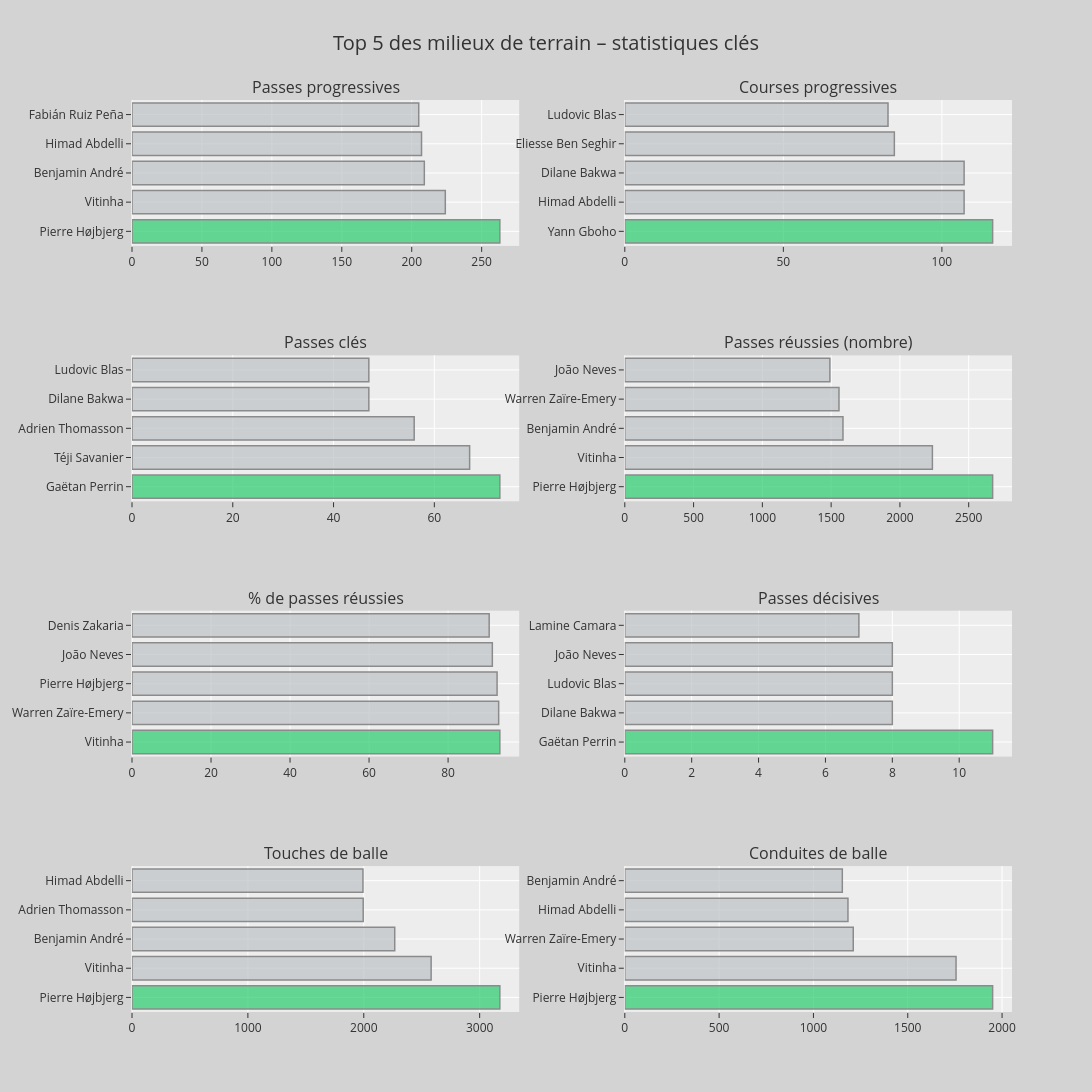

Notebook source saved alongside this figure:
### Code cell
from plotly.subplots import make_subplots
import plotly.graph_objects as go

# Milieux avec au moins 17 apparitions en Ligue 1
midfielders = ligue1[(ligue1['Pos']=='Midfielder') & (ligue1['MP']>=17)]

# Statistiques et titres en français
stats = [
    'PrgP', 'PrgC', 'KP', 'Cmp',
    'Cmp%', 'Ast_stats_passing',
    'Touches', 'Carries'
]
titles = [
    'Passes progressives',
    'Courses progressives',
    'Passes clés',
    'Passes réussies (nombre)',
    '% de passes réussies',
    'Passes décisives',
    'Touches de balle',
    'Conduites de balle'
]

# Création de la figure 4×2
fig = make_subplots(
    rows=4, cols=2,
    subplot_titles=titles,
    horizontal_spacing=0.12,
    vertical_spacing=0.12
)

# Ajout des barres horizontales top 5
for i, stat in enumerate(stats):
    top5 = midfielders.nlargest(5, stat)
    r, c = i//2 + 1, i%2 + 1
    colors = [
        'rgba(46,204,113,0.8)' if v==top5[stat].max() else 'rgba(189,195,199,0.8)'
        for v in top5[stat]
    ]
    fig.add_trace(
        go.Bar(
            y=top5['Player'],
            x=top5[stat],
            orientation='h',
            hovertext=top5['Squad'],
            marker=dict(color=colors, line=dict(color='gray', width=1.5)),
            opacity=0.9
        ),
        row=r, col=c
    )

# Mise en page finale
fig.update_layout(
    title_text="Top 5 des milieux de terrain – statistiques clés",
    title_x=0.5,
    titlefont=dict(size=20),
    showlegend=False,
    width=1300,
    height=1400,
    template='ggplot2',
    paper_bgcolor='lightgray'
)

fig.show()

### Figure 1 — Plotly figure (JSON) as saved in the notebook; plotly's stock layout.template omitted (floating-point values rounded to 4 significant figures)
{"data": [{"hovertext": ["Marseille", "Paris S-G", "Lille", "Angers", "Paris S-G"], "marker": {"color": ["rgba(46,204,113,0.8)", "rgba(189,195,199,0.8)", "rgba(189,195,199,0.8)", "rgba(189,195,199,0.8)", "rgba(189,195,199,0.8)"], "line": {"color": "gray", "width": 1.5}}, "opacity": 0.9, "orientation": "h", "type": "bar", "x": [263, 224, 209, 207, 205], "xaxis": "x", "y": ["Pierre Højbjerg", "Vitinha", "Benjamin André", "Himad Abdelli", "Fabián Ruiz Peña"], "yaxis": "y"}, {"hovertext": ["Toulouse", "Angers", "Strasbourg", "Monaco", "Rennes"], "marker": {"color": ["rgba(46,204,113,0.8)", "rgba(189,195,199,0.8)", "rgba(189,195,199,0.8)", "rgba(189,195,199,0.8)", "rgba(189,195,199,0.8)"], "line": {"color": "gray", "width": 1.5}}, "opacity": 0.9, "orientation": "h", "type": "bar", "x": [116, 107, 107, 85, 83], "xaxis": "x2", "y": ["Yann Gboho", "Himad Abdelli", "Dilane Bakwa", "Eliesse Ben Seghir", "Ludovic Blas"], "yaxis": "y2"}, {"hovertext": ["Auxerre", "Montpellier", "Lens", "Strasbourg", "Rennes"], "marker": {"color": ["rgba(46,204,113,0.8)", "rgba(189,195,199,0.8)", "rgba(189,195,199,0.8)", "rgba(189,195,199,0.8)", "rgba(189,195,199,0.8)"], "line": {"color": "gray", "width": 1.5}}, "opacity": 0.9, "orientation": "h", "type": "bar", "x": [73, 67, 56, 47, 47], "xaxis": "x3", "y": ["Gaëtan Perrin", "Téji Savanier", "Adrien Thomasson", "Dilane Bakwa", "Ludovic Blas"], "yaxis": "y3"}, {"hovertext": ["Marseille", "Paris S-G", "Lille", "Paris S-G", "Paris S-G"], "marker": {"color": ["rgba(46,204,113,0.8)", "rgba(189,195,199,0.8)", "rgba(189,195,199,0.8)", "rgba(189,195,199,0.8)", "rgba(189,195,199,0.8)"], "line": {"color": "gray", "width": 1.5}}, "opacity": 0.9, "orientation": "h", "type": "bar", "x": [2674, 2236, 1586, 1557, 1491], "xaxis": "x4", "y": ["Pierre Højbjerg", "Vitinha", "Benjamin André", "Warren Zaïre-Emery", "João Neves"], "yaxis": "y4"}, {"hovertext": ["Paris S-G", "Paris S-G", "Marseille", "Paris S-G", "Monaco"], "marker": {"color": ["rgba(46,204,113,0.8)", "rgba(189,195,199,0.8)", "rgba(189,195,199,0.8)", "rgba(189,195,199,0.8)", "rgba(189,195,199,0.8)"], "line": {"color": "gray", "width": 1.5}}, "opacity": 0.9, "orientation": "h", "type": "bar", "x": [93.1, 92.8, 92.4, 91.2, 90.4], "xaxis": "x5", "y": ["Vitinha", "Warren Zaïre-Emery", "Pierre Højbjerg", "João Neves", "Denis Zakaria"], "yaxis": "y5"}, {"hovertext": ["Auxerre", "Strasbourg", "Rennes", "Paris S-G", "Monaco"], "marker": {"color": ["rgba(46,204,113,0.8)", "rgba(189,195,199,0.8)", "rgba(189,195,199,0.8)", "rgba(189,195,199,0.8)", "rgba(189,195,199,0.8)"], "line": {"color": "gray", "width": 1.5}}, "opacity": 0.9, "orientation": "h", "type": "bar", "x": [11, 8, 8, 8, 7], "xaxis": "x6", "y": ["Gaëtan Perrin", "Dilane Bakwa", "Ludovic Blas", "João Neves", "Lamine Camara"], "yaxis": "y6"}, {"hovertext": ["Marseille", "Paris S-G", "Lille", "Lens", "Angers"], "marker": {"color": ["rgba(46,204,113,0.8)", "rgba(189,195,199,0.8)", "rgba(189,195,199,0.8)", "rgba(189,195,199,0.8)", "rgba(189,195,199,0.8)"], "line": {"color": "gray", "width": 1.5}}, "opacity": 0.9, "orientation": "h", "type": "bar", "x": [3174, 2581, 2267, 1995, 1993], "xaxis": "x7", "y": ["Pierre Højbjerg", "Vitinha", "Benjamin André", "Adrien Thomasson", "Himad Abdelli"], "yaxis": "y7"}, {"hovertext": ["Marseille", "Paris S-G", "Paris S-G", "Angers", "Lille"], "marker": {"color": ["rgba(46,204,113,0.8)", "rgba(189,195,199,0.8)", "rgba(189,195,199,0.8)", "rgba(189,195,199,0.8)", "rgba(189,195,199,0.8)"], "line": {"color": "gray", "width": 1.5}}, "opacity": 0.9, "orientation": "h", "type": "bar", "x": [1950, 1756, 1211, 1183, 1153], "xaxis": "x8", "y": ["Pierre Højbjerg", "Vitinha", "Warren Zaïre-Emery", "Himad Abdelli", "Benjamin André"], "yaxis": "y8"}], "layout": {"annotations": [{"font": {"size": 16}, "showarrow": false, "text": "Passes progressives", "x": 0.22, "xanchor": "center", "xref": "paper", "y": 1, "yanchor": "bottom", "yref": "paper"}, {"font": {"size": 16}, "showarrow": false, "text": "Courses progressives", "x": 0.78, "xanchor": "center", "xref": "paper", "y": 1, "yanchor": "bottom", "yref": "paper"}, {"font": {"size": 16}, "showarrow": false, "text": "Passes clés", "x": 0.22, "xanchor": "center", "xref": "paper", "y": 0.72, "yanchor": "bottom", "yref": "paper"}, {"font": {"size": 16}, "showarrow": false, "text": "Passes réussies (nombre)", "x": 0.78, "xanchor": "center", "xref": "paper", "y": 0.72, "yanchor": "bottom", "yref": "paper"}, {"font": {"size": 16}, "showarrow": false, "text": "% de passes réussies", "x": 0.22, "xanchor": "center", "xref": "paper", "y": 0.44, "yanchor": "bottom", "yref": "paper"}, {"font": {"size": 16}, "showarrow": false, "text": "Passes décisives", "x": 0.78, "xanchor": "center", "xref": "paper", "y": 0.44, "yanchor": "bottom", "yref": "paper"}, {"font": {"size": 16}, "showarrow": false, "text": "Touches de balle", "x": 0.22, "xanchor": "center", "xref": "paper", "y": 0.16, "yanchor": "bottom", "yref": "paper"}, {"font": {"size": 16}, "showarrow": false, "text": "Conduites de balle", "x": 0.78, "xanchor": "center", "xref": "paper", "y": 0.16, "yanchor": "bottom", "yref": "paper"}], "height": 1400, "paper_bgcolor": "lightgray", "showlegend": false, "title": {"font": {"size": 20}, "text": "Top 5 des milieux de terrain – statistiques clés", "x": 0.5}, "width": 1300, "xaxis": {"anchor": "y", "domain": [0, 0.44]}, "xaxis2": {"anchor": "y2", "domain": [0.56, 1]}, "xaxis3": {"anchor": "y3", "domain": [0, 0.44]}, "xaxis4": {"anchor": "y4", "domain": [0.56, 1]}, "xaxis5": {"anchor": "y5", "domain": [0, 0.44]}, "xaxis6": {"anchor": "y6", "domain": [0.56, 1]}, "xaxis7": {"anchor": "y7", "domain": [0, 0.44]}, "xaxis8": {"anchor": "y8", "domain": [0.56, 1]}, "yaxis": {"anchor": "x", "domain": [0.84, 1]}, "yaxis2": {"anchor": "x2", "domain": [0.84, 1]}, "yaxis3": {"anchor": "x3", "domain": [0.56, 0.72]}, "yaxis4": {"anchor": "x4", "domain": [0.56, 0.72]}, "yaxis5": {"anchor": "x5", "domain": [0.28, 0.44]}, "yaxis6": {"anchor": "x6", "domain": [0.28, 0.44]}, "yaxis7": {"anchor": "x7", "domain": [0, 0.16]}, "yaxis8": {"anchor": "x8", "domain": [0, 0.16]}}}
